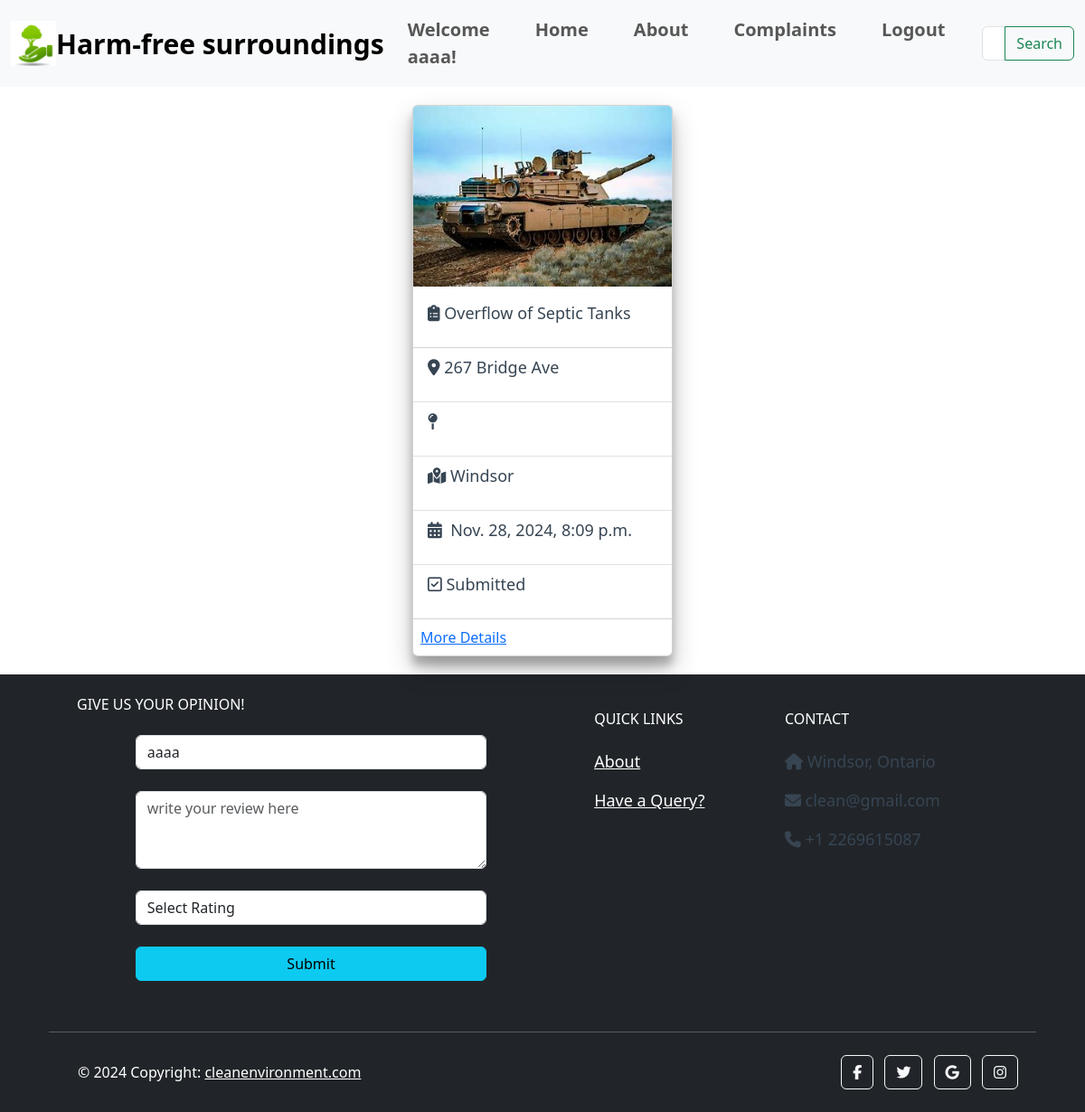
Page /user/complaints (signed in) on the earlier database version.
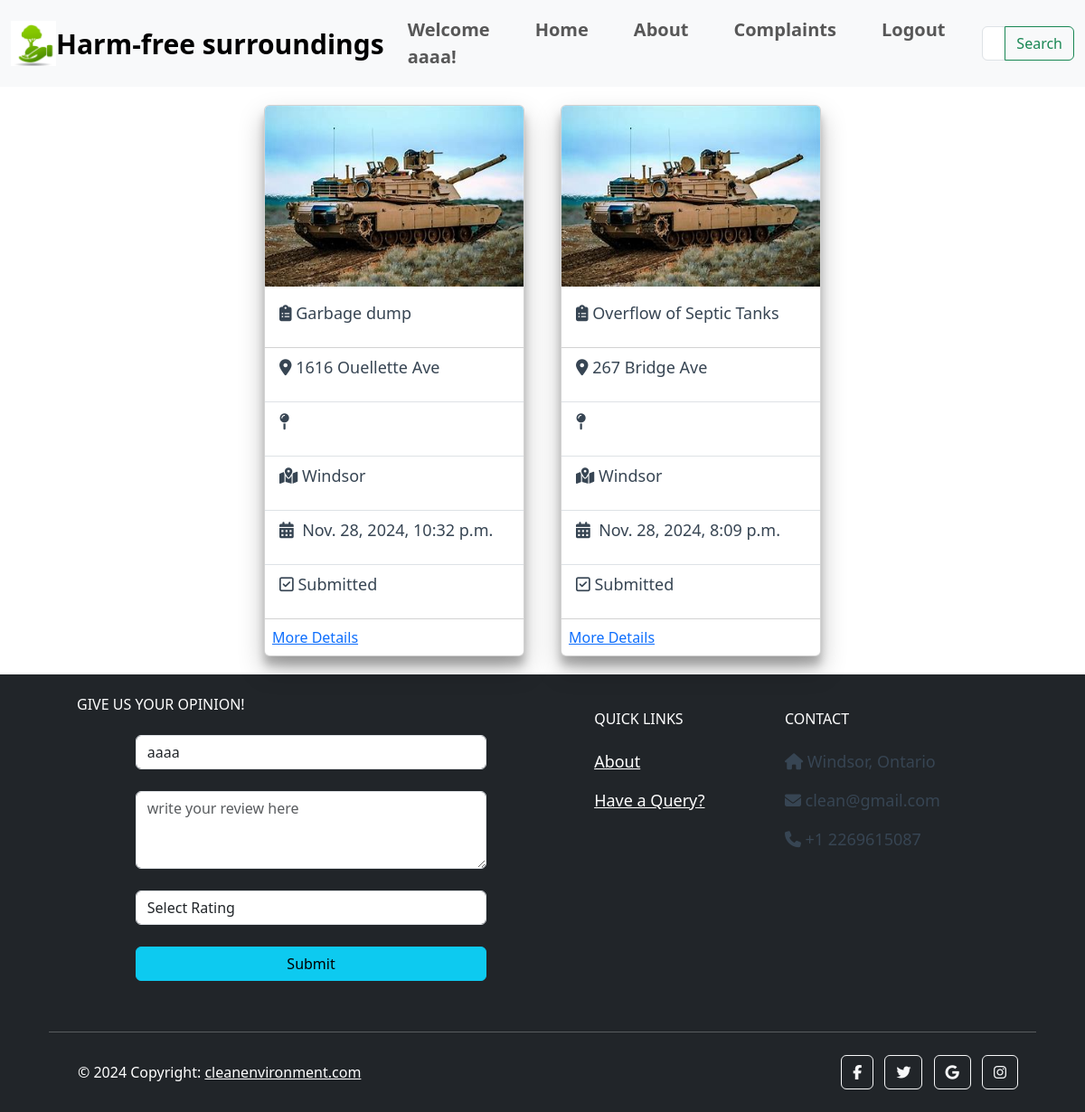
Same page on the later database version.
### city/models.py (models this page shows, shortened)
class MyUser(AbstractUser):
    email = models.EmailField(unique=True)
    is_user = models.BooleanField(default=True)
    is_employee = models.BooleanField(default=False)

class Complaint(models.Model):
    STATUS = (
        ('Submitted', 'Submitted'),
        ('Pending', 'Pending'),
        ('Resolved', 'Resolved')
    )
    COMPLAINTS = (
        ('Garbage dump', 'Garbage dump'),
        ('Overflow of Septic Tanks', 'Overflow of Septic Tanks'),
        ('Burning of Garbage', 'Burning of Garbage'),
        ('Stagnant Water', 'Stagnant Water'),
        ('Dustbins not cleaned', 'Dustbins not cleaned'),
        ('Improper Sanitization', 'Improper Sanitization'),
        ('Open Manholes or Drains', 'Open Manholes or Drains'),
    )
    user_name = models.ForeignKey(MyUser, on_delete=models.CASCADE)
    complaint_type = models.CharField(max_length=200, null=True, choices=COMPLAINTS)
    address = models.CharField(max_length=500, null=True)
    city = models.CharField(max_length=100, null=True)
    postal_code = models.CharField(max_length=20, null=True, blank=True)
    thumbs_up = models.PositiveIntegerField(default=0)
    is_verified = models.BooleanField(default=False)
    voted_users = models.ManyToManyField(MyUser, related_name='voted_complaints', blank=True)
    landmark = models.CharField(max_length=200, null=True)
    info = models.CharField(max_length=200, null=True)
    latitude = models.FloatField(null=True, blank=True)
    longitude = models.FloatField(null=True, blank=True)
    complaint_date = models.DateTimeField(auto_now_add=True, null=True)
    picture = models.ImageField(null=True)
    video = models.FileField(upload_to='uploads/complaint_videos/', null=True, blank=True)
    tracking_id = models.CharField(null=True, max_length=16)
    status = models.CharField(max_length=200, null=True, default='Submitted', choices=STATUS)

### city/views.py (the view)
# urls.py: path('user/complaints',views.user_complaints,name='user_complaints'),
@login_required(login_url='login')
def user_complaints(request):
    complaint = Complaint.objects.all().filter(user_name=request.user).order_by('-complaint_date')
    return render(request, 'city/user_complaints.html', {'complaint': complaint})

### city/templates/city/user_complaints.html (shortened to what this page needs)
{% extends 'city/navbar.html' %}  {% load static %}{% block content %}
<div id="section">
  {% if complaint %} {% for complaints in complaint %}
  <div class="card" style="width: 18rem">
    <img src="{{complaints.picture.url}}" class="card-img-top" alt="..." />
    <div class="card-body">
      <p class="card-title" id="type">
        <i class="fa-solid fa-clipboard-list"></i
        >&nbsp;{{complaints.complaint_type}}
      </p>
    </div>
    <ul class="list-group list-group-flush">
      <li class="list-group-item">
        <p id="address">
          <i class="fa-solid fa-location-dot"></i>&nbsp;{{complaints.address}}
        </p>
      </li>
      <li class="list-group-item">
        <p id="area">
          <i class="fa-solid fa-map-pin"></i>&nbsp;{{complaints.area}}
        </p>
      </li>
      <li class="list-group-item">
        <p id="city">
          <i class="fa-solid fa-map-location-dot"></i>&nbsp;{{complaints.city}}
        </p>
      </li>
      <li class="list-group-item">
        <p id="date">
          <i class="fa-solid fa-calendar-days"></i>&nbsp;
          {{complaints.complaint_date}}
        </p>
      </li>
      <li class="list-group-item">
        <p id="status">
          <i class="fa-regular fa-square-check"></i>&nbsp;{{complaints.status}}
        </p>
      </li>
    </ul>
  <a class="m-2" href="{% url 'complaint_detail' complaints.pk %}">More Details</a>
  </div>
  <br />
  {% endfor %} {% else %}
  <img src="{% static 'images/solved.gif' %}" alt="" class="oops" />
  <h1>Oops! No Complaint History</h1>
  {% endif %}
</div>
{% endblock content %}

### city/templates/city/navbar.html (shortened to what this page needs)
{% load static %}
<!DOCTYPE html>
<html lang="en">
  <head>
    <link rel="stylesheet" href="{% static 'css/style.css' %}" />
    <link
      href="https://cdn.jsdelivr.net/npm/bootstrap@5.3.0-alpha1/dist/css/bootstrap.min.css"
      rel="stylesheet"
    />
  </head>
  <body>
    <nav class="navbar navbar-expand-lg bg-body-tertiary">
      <div class="container-fluid">
        <img id="logo" src="{% static 'images/logo.jpg' %}" alt="Logo" />
        <a class="navbar-brand" href="#">Harm-free surroundings</a>
        <div class="collapse navbar-collapse" id="navbarNavAltMarkup">
          <div class="navbar-nav ms-auto">
            {% if user.is_authenticated %}
              <a class="nav-link" href="{% url 'home' %}">Welcome {{ user.username }}!</a>
            {% endif %}
            <a class="nav-link" href="{% url 'home' %}">Home</a>
            <a class="nav-link" href="{% url 'about' %}">About</a>
            {% if user.is_authenticated %}
              {% if user.is_employee %}
                <a class="nav-link" href="{% url 'emp_main' %}">Dashboard</a>
              {% else %}
                <a class="nav-link" href="{% url 'user_complaints' %}">Complaints</a>
              {% endif %}
              <form method="post" action="{% url 'logout' %}" style="display: inline;">
                <button type="submit" class="btn btn-link nav-link" style="display: inline; padding: 0; border: none; background: none;">Logout</button>
              </form>
            {% endif %}
          </div>
          <form class="d-flex" role="search" method="GET" action="{% url 'search_results' %}">
            <div class="input-group">
              <input class="form-control" type="search" placeholder="Enter city name" aria-label="Search" name="query">
              <button class="btn btn-outline-success" type="submit">Search</button>
            </div>
          </form>
        </div>
      </div>
    </nav>
    {% block content %}{% endblock content %}
    <footer class="text-center text-lg-start text-white bg-dark">
      <div class="container p-4 pb-0 bg-dark">
        <section class="p-3 pt-0 bg-dark">
          <div class="row bg-dark">
            <div class="col-md-6 col-lg-6 col-xl-6 mx-auto mt-6 bg-dark">
              <h6 class="text-uppercase mb-4 font-weight-bold">
                Give us your opinion!
              </h6>
              <form
                class="contact-form d-flex flex-column align-items-center bg-dark"
                action="{% url 'feedback' %}"
                method="POST"
              >
                <div class="form-group w-75">
                  {% if user.is_authenticated %}
                    <input
                      type="text"
                      class="form-control"
                      value="{{ user.username }}"
                      name="person_name"
                      readonly
                    /><br />
                  {% endif %}
                </div>
                <div class="form-group w-75">
                  <textarea
                    class="form-control"
                    type="text"
                    rows="3"
                    placeholder="write your review here"
                    name="review"
                    required
                  ></textarea
                  ><br />
                </div>
                <div class="form-group w-75 mb-4">
                  <select class="form-control" name="rating" required>
                    <option value="">Select Rating</option>
                  </select>
                </div>
                <button type="submit" class="btn btn-submit btn-info w-75">
                  Submit
                </button>
                <br />
              </form>
            </div>
            <div class="col-md-3 col-lg-2 col-xl-2 mx-auto mt-3">
              <h6 class="text-uppercase mb-4 font-weight-bold">Quick Links</h6>
              <p><a class="text-white" href="{% url 'about' %}">About</a></p>
              <p><a class="text-white" href="{% url 'query_form' %}">Have a Query?</a></p>
            </div>
            <div class="col-md-4 col-lg-3 col-xl-3 mx-auto mt-3">
              <h6 class="text-uppercase mb-4 font-weight-bold">Contact</h6>
              <p><i class="fas fa-home mr-3"></i> Windsor, Ontario</p>
              <p><i class="fas fa-envelope mr-3"></i> clean@gmail.com</p>
              <p><i class="fas fa-phone mr-3"></i> +1 2269615087</p>
            </div>
          </div>
        </section>
        <hr class="my-3" />
        <section class="p-3 pt-0">
          <div class="row d-flex align-items-center">
            <div class="col-md-7 col-lg-8 text-center text-md-start">
              <div class="p-3">
                © 2024 Copyright:
                <a class="text-white" href="#">cleanenvironment.com</a>
              </div>
            </div>
            <div class="col-md-5 col-lg-4 ml-lg-0 text-center text-md-end">
              <a
                class="btn btn-outline-light btn-floating m-1"
                class="text-white"
                role="button"
                ><i class="fab fa-facebook-f"></i
              ></a>
              <a
                class="btn btn-outline-light btn-floating m-1"
                class="text-white"
                role="button"
                ><i class="fab fa-twitter"></i
              ></a>
              <a
                class="btn btn-outline-light btn-floating m-1"
                class="text-white"
                role="button"
                ><i class="fab fa-google"></i
              ></a>
              <a
                class="btn btn-outline-light btn-floating m-1"
                class="text-white"
                role="button"
                ><i class="fab fa-instagram"></i
              ></a>
            </div>
          </div>
        </section>
      </div>
    </footer>
  </body>
</html>

### static/css/style.css (style rules this page uses)
html, body { margin: 0; padding: 0; }
.navbar-brand { font-size: 30px !important; font-weight: 600 !important; }
.nav-link { font-size: 20px !important; font-weight: 600 !important; padding: 10px !important; margin-right: 30px !important; }
h6 { font-weight: lighter !important; }
#logo { height: 50px !important; width: 50px !important; }

### city/templates/city/user_complaints.html (style rules this page uses)
body { margin: 0; padding: 0; }
#section { height: 100% !important; margin: 0; padding: 0; display: flex; background-size: cover; justify-content: center; flex-wrap: wrap; }
img { height: 200px; width: 200px; }
.card { margin: 20px; box-shadow: rgba(0, 0, 0, 0.25) 0px 14px 28px, rgba(0, 0, 0, 0.22) 0px 10px 10px; }
p, .card-title { color: rgb(55, 69, 83); font-size: 18px; }

Differences in the rows shown:
added Complaint: picture (picture), complaint_type "Garbage dump", address "1616 Ouellette Ave", city "Windsor", complaint_date "Nov. 28, 2024, 10:32 p.m.", status "Submitted"
